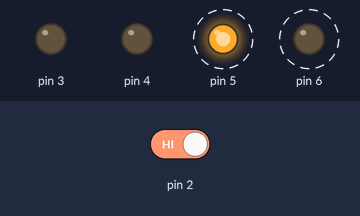
A sketch run on a simulated Arduino Uno, built with avr-gcc and run on an emulated ATmega328P. On the bench: output pins drawn as LEDs (lit = HIGH). Dashed ring = blinking. The inputs (shaded band) are chosen by the test bench; at power-on: pin 2 HIGH.

Above: at 1.8 s.
1.9 s: pin 2 driven LOW
At 2.12 s:
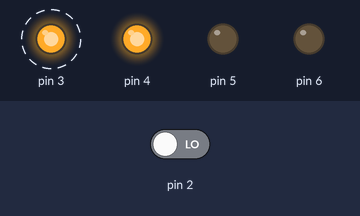
4.9 s: pin 2 driven HIGH
At 5.12 s:
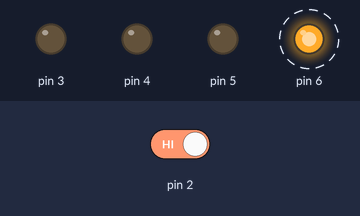
Timing chart, 0 to 13.9 s (numbered marks = the images above; inputs shaded):
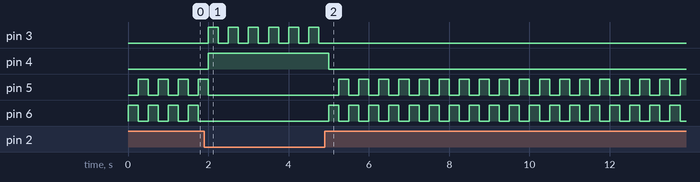

The sketch:

p02_SpaceshipInterface_Challenge.ino
```cpp
/*
  Arduino Starter Kit example
  Project 2 - Spaceship Interface

  This sketch is written to accompany Project 2 in the Arduino Starter Kit

  Parts required:
  - one green LED
  - two red LEDs
  - pushbutton
  - 10 kilohm resistor
  - three 220 ohm resistors

  created 13 Sep 2012
  by Scott Fitzgerald

  https://store.arduino.cc/genuino-starter-kit

  This example code is part of the public domain.
*/

// Create a global variable to hold the state of the switch. This variable is
// persistent throughout the program. Whenever you refer to switchState, you’re
// talking about the number it holds
int switchstate = 0;

void setup() {
  // declare the LED pins as outputs
  pinMode(3, OUTPUT);
  pinMode(4, OUTPUT);
  pinMode(5, OUTPUT);
  pinMode(6, OUTPUT);

  // declare the switch pin as an input
  pinMode(2, INPUT);
}

void loop() {

  // read the value of the switch
  // digitalRead() checks to see if there is voltage on the pin or not
  switchstate = digitalRead(2);

  // if the button is not pressed turn on the green LED and off the red LEDs
  if (switchstate == LOW) {
    digitalWrite(3, HIGH);  // turn the green LED on pin 3 on
    digitalWrite(4, HIGH);  // turn the green LED on pin 4 on
    digitalWrite(5, LOW);   // turn the red LED on pin 5 off
    digitalWrite(6, LOW);   // turn the red LED on pin 6 off

    delay(250);
    digitalWrite(3, LOW); //turn the green LED on pin 3 off
    delay(250);
  }
  // this else is part of the above if() statement.
  // if the switch is not LOW (the button is pressed) turn off the green LED and
  // blink alternatively the red LEDs
  else {
    digitalWrite(4, LOW);   // turn the green LED on pin 4 off
    digitalWrite(5, LOW);   // turn the red LED on pin 5 off
    digitalWrite(6, HIGH);  // turn the red LED on pin 6 on
    // wait for a quarter second before changing the light
    delay(250);
    digitalWrite(5, HIGH);  // turn the red LED on pin 5 on
    digitalWrite(6, LOW);   // turn the red LED on pin 6 off
    // wait for a quarter second before changing the light
    delay(250);
  }
}
```

Measured:
- after the input at 1.9 s, pin 3: alternates HIGH for 0.25 s and LOW for 0.25 s, starting after 0.10 s; pin 4: LOW → HIGH after 0.10 s; pin 5: goes on until 2.0 s, then stays LOW; pin 6: stops changing and stays LOW
- after the input at 4.9 s, pin 3: stops changing and stays LOW; pin 4: HIGH → LOW after 0.10 s; pin 5: alternates HIGH for 0.25 s and LOW for 0.25 s, starting after 0.35 s; pin 6: alternates HIGH for 0.25 s and LOW for 0.25 s, starting after 0.10 s
- by itself, pin 5, pin 6: alternates HIGH for 0.25 s and LOW for 0.25 s
